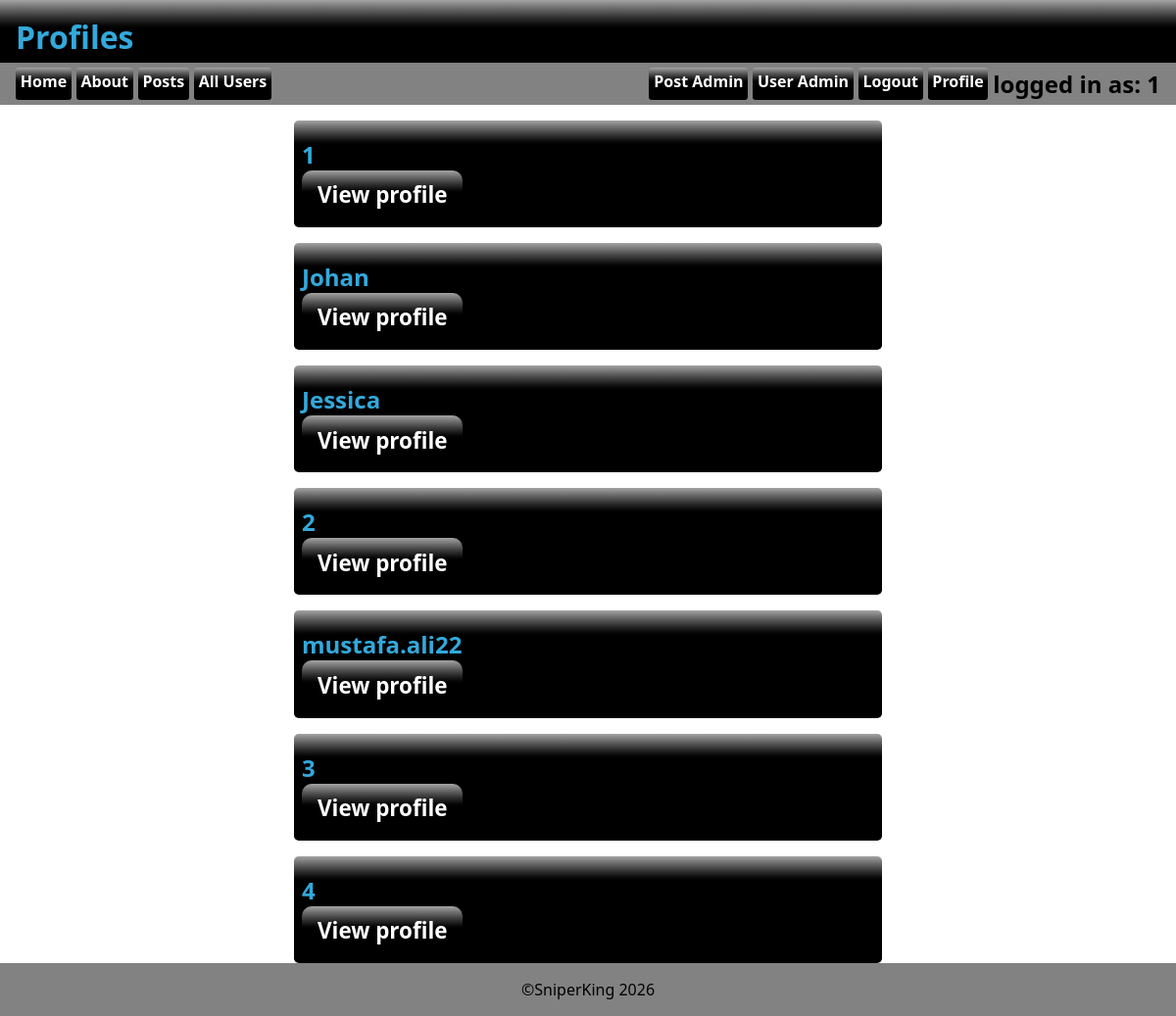
Screenshot of /profiles.php (signed in) with the database file from the repository.
### tables this page shows
CREATE TABLE `tbl_user` (
  `id` int(11) NOT NULL,
  `created` timestamp NOT NULL DEFAULT current_timestamp(),
  `lastlogin` timestamp NOT NULL DEFAULT current_timestamp(),
  `mail` varchar(255) NOT NULL,
  `password` varchar(255) NOT NULL,
  `realname` varchar(255) NOT NULL,
  `userlevel` int(11) NOT NULL DEFAULT 10,
  `username` varchar(255) NOT NULL,
  `profileimageid` int(11) DEFAULT NULL
);

### asset.php (called while the page is built, shortened)
<?php
$db_host="localhost";
$db_user="root";
$db_pass="";
$db_name="chatforum";
$conn=mysqli_connect($db_host, $db_user, $db_pass, $db_name);
function isLevel($level){
    if(isset($_SESSION['level'])){
        if(intval($_SESSION['level'])>=$level){
            return true;
        }else{
            return false;
        }
    }else{
        return false;
    }
}
function getUsername(){
    global $conn;
    $userid=$_SESSION['id'];
    $sql="SELECT username FROM tbl_user WHERE id=$userid";
    $result=mysqli_query($conn, $sql);
    $row=mysqli_fetch_assoc($result);
    if(mysqli_num_rows($result)>0){
        return $row['username'];
    }else{
        return "Guest";
    }
}
function getUsername2($uid){
    global $conn;
    $sql="SELECT username FROM tbl_user WHERE id=$uid";
    $result=mysqli_query($conn, $sql);
    $row=mysqli_fetch_assoc($result);
    if(mysqli_num_rows($result)>0){
        return $row['username'];
    }else{
        return "Guest";
    }
}
?>

### profiles.php (the view, shortened to what this page needs)
<?php require_once("asset.php"); ?>
<html lang="en">
<head>
    <link rel="stylesheet" href="style.css">
</head>
<body>
    <header>
        <h1>Profiles</h1>
    </header>
    <?php require_once("_nav.php"); ?>
    <main>
        <?php
        $sql="SELECT id, username, realname FROM tbl_user ORDER BY created ASC";
        $result = mysqli_query($conn, $sql);
        while($row = mysqli_fetch_assoc($result)){?>
            <details>
                <summary>
                    <h2 class="headtopic"><?=getusername2($row['id'])?></h2>
                    <a href="profile.php?profid=<?=$row['id'];?>" class="addpost">View profile</a>
                </summary>
            </details>
        <?php }
        ?>
    </main>
<?php require_once("_footer.php"); ?>
</body>
</html>

### _nav.php
<nav>
    <?php require_once("asset.php"); ?>
    <a href="index.php">Home</a>
    <a href="about.php">About</a>
    <a href="posts.php">Posts</a>
    <?php if(isLevel(10)):?>
        <a href="profiles.php">All Users</a>
    <?php endif; ?>
    <div class="fill"></div>
    <?php if(isLevel(1000)):?>
        <a href="postadmin.php">Post Admin</a>
        <?php if(isLevel(10000)){?>
        <a href="useradmin.php">User Admin</a>
    <?php }endif; ?>
    <?php if(!isLevel(10)){?>
    <a href="register.php?thelink=<?=urlencode($_SERVER['REQUEST_URI'])?>">Register</a>
    <button class="loginbttn" popovertarget="login">Login</button>
    <?php }else{ ?>
    <a href="_login.php?logout=1&thelink=<?=urlencode($_SERVER['REQUEST_URI'])?>">Logout</a>
    <a href="profile.php">Profile</a>
    <div class="userinfo">
        <h2>logged in as: <?=getUsername()?></h2>
    <?php } ?>
</nav>

### style.css (style rules this page uses)
:root { --clr_back_header:oklch(0% 0 0); --clr_header:oklch(69.244% 0.12452 231.268); --clr_back_nav:oklch(60.662% 0.00007 271.152); --clr_back_footer:var(--clr_back_nav); }
*, *:before, *:after { margin: 0; padding: 0; box-sizing: border-box; }
body { height:100dvh; display:flex; flex-direction: column; font-family: system-ui, sans-serif; }
header { background: linear-gradient(to bottom, oklch(71.871% 0.00008 271.152),var(--clr_back_header) ,var(--clr_back_header)); color:var(--clr_header); height:4rem; padding: 1rem; }
main { flex-grow: 5; display:flex; flex-direction: column; gap:1rem; padding-top: 1rem; }
summary { display:flex; width:100%; background: linear-gradient(to bottom, oklch(71.871% 0.00008 271.152),var(--clr_back_header),var(--clr_back_header),var(--clr_back_header) ,var(--clr_back_header)); border-radius: .3rem; color: var(--clr_header); padding: .5rem; flex-direction: column; }
@media (min-width: 768px) { details { width: 50%; margin-left: auto; margin-right: auto; } }
:root { --formborder: rgb(0, 0, 0, .5); --formback: rgb(0, 0, 0, .1); --formlabelcolor: rgb(0, 0, 0, .6) }
.headtopic { padding-top:10px; width:100%; word-wrap: break-word; overflow-wrap: break-word; word-break: break-word; white-space: normal; }

### rows the page displays
tbl_user: username "1", id "1"
tbl_user: getusername2($row['id']) "Johan"
tbl_user: getusername2($row['id']) "Jessica"
tbl_user: getusername2($row['id']) "2"
tbl_user: getusername2($row['id']) "mustafa.ali22"
tbl_user: getusername2($row['id']) "3"
tbl_user: getusername2($row['id']) "4"
